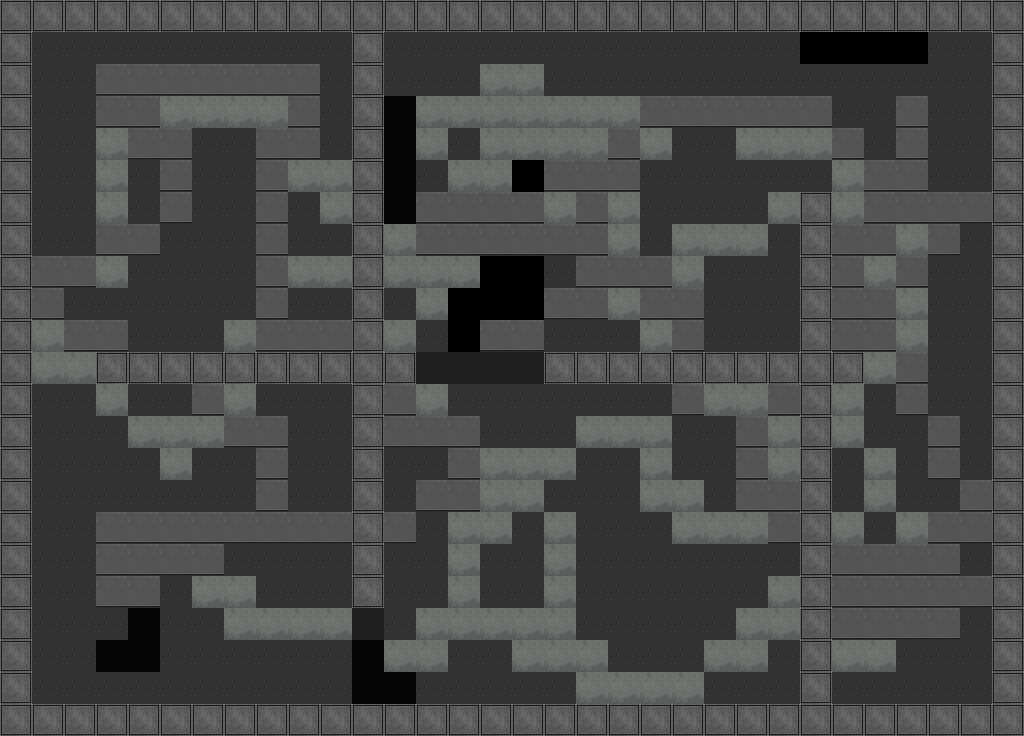

Tiled map render using the project's own tile images. Description and the map definition, with tile-layer contents summarised, below:
An orthogonal 32x23 tile map with 32x32 px tiles, 3 tile layers (Tile Layer 1, Tile Layer 2, Tile Layer 3), 2 tilesets and 8 objects (8x slime).

<map version="1.0" orientation="orthogonal" width="32" height="23" tilewidth="32" tileheight="32">
 <tileset firstgid="1" name="test" tilewidth="32" tileheight="32">
  <image source="../tilesets/test.png" width="1024" height="2016" />
 </tileset>
 <tileset firstgid="2017" name="space" tilewidth="32" tileheight="32">
  <image source="../tilesets/space.png" width="256" height="1000" />
 </tileset>
 <layer name="Tile Layer 1" width="32" height="23">
  <data>[736 cells, 620 non-empty, 3 distinct tile ids]</data>
 </layer>
 <layer name="Tile Layer 2" width="32" height="23">
  <data>[736 cells, 60 non-empty, 3 distinct tile ids]</data>
 </layer>
 <objectgroup name="Object Layer 1" width="32" height="23">
  <object name="gem" type="slime" x="740" y="308" width="32" height="32">
   <properties>
    <property name="id" value="gem" />
    <property name="level" value="1" />
    <property name="type" value="gem" />
   </properties>
  </object>
  <object name="enemy" type="slime" x="679" y="311" width="32" height="32">
   <properties>
    <property name="id" value="enemy_ship" />
    <property name="level" value="1" />
    <property name="type" value="enemy" />
   </properties>
  </object>
  <object name="gem" type="slime" x="930" y="646" width="32" height="32">
   <properties>
    <property name="id" value="gem" />
    <property name="level" value="1" />
    <property name="type" value="gem" />
   </properties>
  </object>
  <object name="enemy" type="slime" x="925" y="583" width="32" height="32">
   <properties>
    <property name="id" value="enemy_ship" />
    <property name="level" value="1" />
    <property name="type" value="enemy" />
   </properties>
  </object>
  <object name="enemy" type="slime" x="841" y="307" width="32" height="32">
   <properties>
    <property name="id" value="enemy_ship" />
    <property name="level" value="1" />
    <property name="type" value="enemy" />
   </properties>
  </object>
  <object name="enemy" type="slime" x="399" y="563" width="32" height="32">
   <properties>
    <property name="id" value="enemy_ship" />
    <property name="level" value="1" />
    <property name="type" value="enemy" />
   </properties>
  </object>
  <object name="gem" type="slime" x="398" y="48" width="32" height="32">
   <properties>
    <property name="id" value="gem" />
    <property name="level" value="1" />
    <property name="type" value="gem" />
   </properties>
  </object>
  <object name="gem" type="slime" x="312" y="46" width="32" height="32">
   <properties>
    <property name="id" value="gem" />
    <property name="level" value="1" />
    <property name="type" value="gem" />
   </properties>
  </object>
 </objectgroup>
 <layer name="Tile Layer 3" width="32" height="23">
  <data>[736 cells, 177 non-empty, 3 distinct tile ids]</data>
 </layer>
</map>
